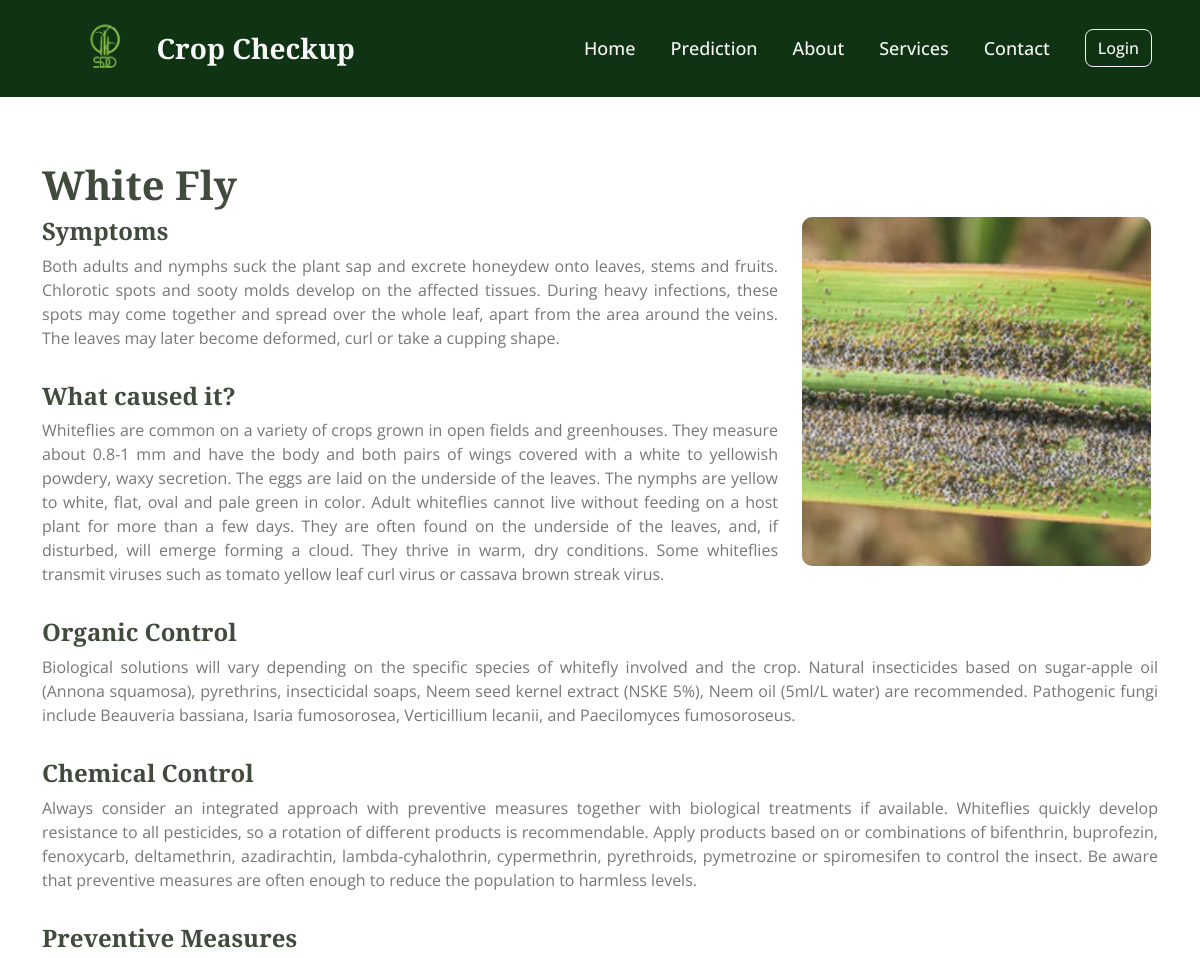
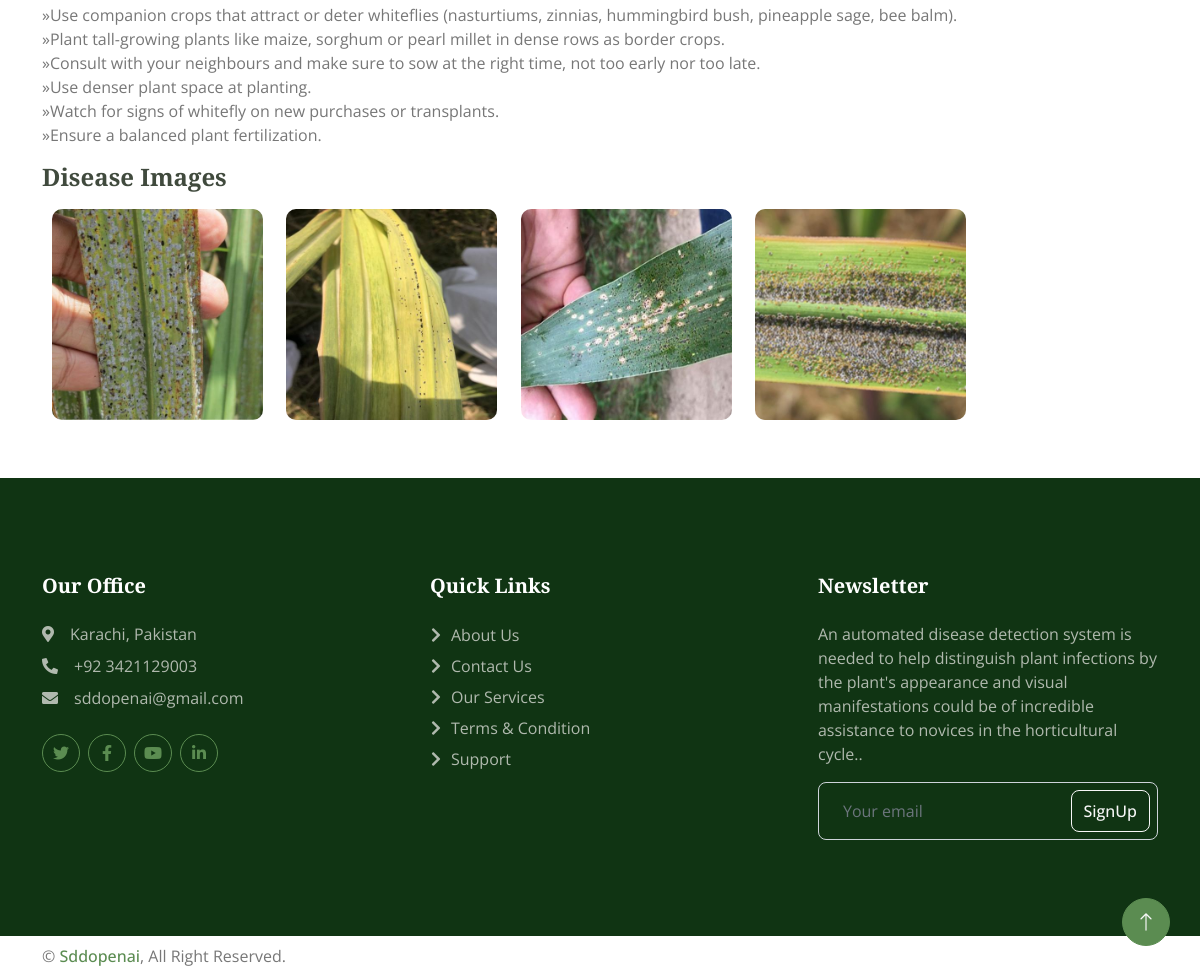
/disease_details/White Fly/, run on the app's committed database (2 pictures, top to bottom).
### uploads/models.py (models this page shows, shortened)
class Treatment(models.Model):
    disease_name = (
        ('Bacterial Blight', 'Bacterial Blight'),
        ('Leaf Rust', 'Leaf Rust'),
        ('Leaf Spot', 'Leaf Spot'),
        ('Mite Insect', 'Mite Insect'),
        ('Red Rot', 'Red Rot'),
        ('Red Rust', 'Red Rust'),
        ('White Fly', 'White Fly'),
        ('Yellow Leaf Virus', 'Yellow Leaf Virus')
        )
    disease = models.CharField(max_length=200, null=True, choices=disease_name)
    symptoms = models.CharField(max_length=1000, null=True)
    caused = models.CharField(max_length=1000, null=True)
    organic_control = models.CharField(max_length=1000, null=True)
    chemical_control = models.CharField(max_length=1000, null=True)
    preventive_measures = models.CharField(max_length=1000, null=True)

### uploads/views.py (the view)
# urls.py: path('disease_details/<str:disease>/', views.disease_details, name='disease_details'),
def disease_details(request, disease):
    treatment = Treatment.objects.get(disease=disease)
    symptoms, caused, organic_control, chemical_control, preventive_measures = get_treatment(treatment)
    context = {
        'treatment': treatment,
        'symptoms': symptoms,
        'caused': caused,
        'organic_control': organic_control,
        'chemical_control': chemical_control,
        'preventive_measures': preventive_measures,
    }
    return render(request, 'disease_details.html', context)

### uploads/utils.py (called while the page is built)
def get_treatment(treatment):
    symptoms = treatment.symptoms
    caused = treatment.caused
    organic_control = treatment.organic_control
    chemical_control = treatment.chemical_control
    preventive_measures = treatment.preventive_measures
    preventive_measures = preventive_measures.split(".")
    return symptoms, caused, organic_control, chemical_control, preventive_measures

### templates/disease_details.html (shortened to what this page needs)
{% extends 'base.html' %}
{% block body %}
{% load static %}
<div class="container mt-5">
    <h1 class="pt-3">{{ treatment.disease }}</h1>
    <div class="row">
      <div class="col-lg-8">
        <h4>Symptoms</h5>
        <p style="text-align: justify">{{symptoms }}</p>
        <h4 class="pt-3">What caused it?</h5>
        <p style="text-align: justify">{{caused }}</p>
      </div>
      <div class="col-lg-4">
        {% if treatment.disease == 'Leaf Rust' %}
        <img class="img-fluid image_disease_page" src="{% static 'img/leaf_rust.jpg' %}" alt="">
        {% elif treatment.disease == 'Bacterial Blight' %}
        <img class="img-fluid image_disease_page" src="{% static 'img/Bacterial Blight.jpg' %}" alt="">
        {% elif treatment.disease == 'Mite Insect' %}
        <img class="img-fluid image_disease_page" src="{% static 'img/mite insect.jpg' %}" alt="">
        {% elif treatment.disease == 'Red Rot' %}
        <img class="img-fluid image_disease_page" src="{% static 'img/Red Rot.jpg' %}" alt="">
        {% elif treatment.disease == 'Leaf Spot' %}
        <img class="img-fluid image_disease_page" src="{% static 'img/Disease/leaf spot2.jpg' %}" alt="">
        {% elif treatment.disease == 'Yellow Leaf Virus' %}
        <img class="img-fluid image_disease_page" src="{% static 'img/Disease/Yellow Leaf Virus3.jpg' %}" alt="">
        {% elif treatment.disease == 'Red Rust' %}
        <img class="img-fluid image_disease_page" src="{% static 'img/Disease/Red_Rust1.jpg' %}" alt="">
        {% elif treatment.disease == 'White Fly' %}
        <img class="img-fluid image_disease_page" src="{% static 'img/Disease/white_fly3.jpg' %}" alt="">
        {% endif %}
      </div>
      <h4 class="pt-3">Organic Control</h5>
        <p style="text-align: justify">{{organic_control }}</p>
        <h4 class="pt-3">Chemical Control</h5>
        <p style="text-align: justify">{{chemical_control }}</p>
        <h4 class="pt-3">Preventive Measures</h5>
        {% for measure in preventive_measures %}
        <li class="treatment_li">{{ measure }}.</li>
        {% endfor %}
    </div>
        <h4 class="pt-3">Disease Images</h4>
        <div style=" max-width: 960px;">
        {% if treatment.disease == 'Leaf Rust' %}
            <img class="img-table-responsive disease_image " src="{% static 'img/leaf_rust.jpg' %}" alt="">
            <img class="img-table-responsive disease_image " src="{% static 'img/Disease/leaf_rust1.jpg' %}" alt="">
            <img class="img-table-responsive disease_image " src="{% static 'img/Disease/leaf_rust2.jpg' %}" alt="">
            <img class="img-table-responsive disease_image " src="{% static 'img/Disease/leaf_rust3.jpg' %}" alt="">
        {% elif treatment.disease == 'White Fly' %}
            <img class="img-table-responsive disease_image" src="{% static 'img/white_fly.jpg' %}" alt="">
            <img class="img-table-responsive disease_image" src="{% static 'img/Disease/white_fly1.jpg' %}" alt="">
            <img class="img-table-responsive disease_image" src="{% static 'img/Disease/white_fly2.jpg' %}" alt="">
            <img class="img-table-responsive disease_image" src="{% static 'img/Disease/white_fly3.jpg' %}" alt="">
        {% endif %}
        </div>
    </div>
{% endblock body %}

### static/css/style.css (style rules this page uses)
.container { overflow-x: hidden; }
:root { --primary: #5b8c51; --secondary: #869183; --light: #f7f7f7; --dark: #404a3d; }
.disease_image { display: inline-block; max-width: 98%; height: auto; width: 22%; margin: 1%; border-radius: 10px; }
.image_disease_page { display: block; max-width: 100%; height: auto; width: 98%; border-radius: 10px; }

### static/css/style1.css (style rules this page uses)
.treatment_li { list-style: none; }
.treatment_li::before { content: "\00BB"; }

### data on the page
Treatment: disease "White Fly", symptoms "Both adults and nymphs suck the plant sap and excrete honeydew onto leaves, stems and fruits. Chlorotic spots and sooty molds develop on the affected tissues. During heavy infections, these spots may come together and spread over the whole leaf, apart from the area around the veins. The leaves may later become deformed, curl or take a cupping shape.", caused "Whiteflies are common on a variety of crops grown in open fields and greenhouses. They measure about 0.8-1 mm and have the body and both pairs of wings covered with a white to yellowish powdery, waxy secretion. The eggs are laid on the underside of the leaves. The nymphs are yellow to white, flat, oval and pale green in color. Adult whiteflies cannot live without feeding on a host plant for more than a few days. They are often found on the underside of the leaves, and, if disturbed, will emerge forming a cloud. They thrive in warm, dry conditions. Some whiteflies transmit viruses such as tomato yellow leaf curl virus or cassava brown streak virus.", organic_control "Biological solutions will vary depending on the specific species of whitefly involved and the crop. Natural insecticides based on sugar-apple oil (Annona squamosa), pyrethrins, insecticidal soaps, Neem seed kernel extract (NSKE 5%), Neem oil (5ml/L water) are recommended. Pathogenic fungi include Beauveria bassiana, Isaria fumosorosea, Verticillium lecanii, and Paecilomyces fumosoroseus.", chemical_control "Always consider an integrated approach with preventive measures together with biological treatments if available. Whiteflies quickly develop resistance to all pesticides, so a rotation of different products is recommendable. Apply products based on or combinations of bifenthrin, buprofezin, fenoxycarb, deltamethrin, azadirachtin, lambda-cyhalothrin, cypermethrin, pyrethroids, pymetrozine or spiromesifen to control the insect. Be aware that preventive measures are often enough to reduce the population to harmless levels."

### other printed values
{{ measure }} "Use companion crops that attract or deter whiteflies (nasturtiums, zinnias, hummingbird bush, pineapple sage, bee balm)" "Plant tall-growing plants like maize, sorghum or pearl millet in dense rows as border crops" "Consult with your neighbours and make sure to sow at the right time, not too early nor too late" "Use denser plant space at planting" "Watch for signs of whitefly on new purchases or transplants" "Ensure a balanced plant fertilization"
